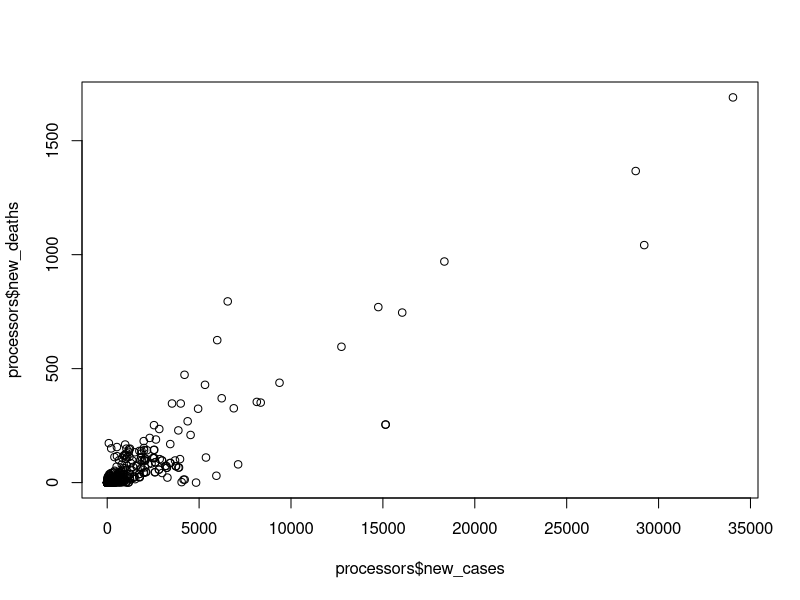
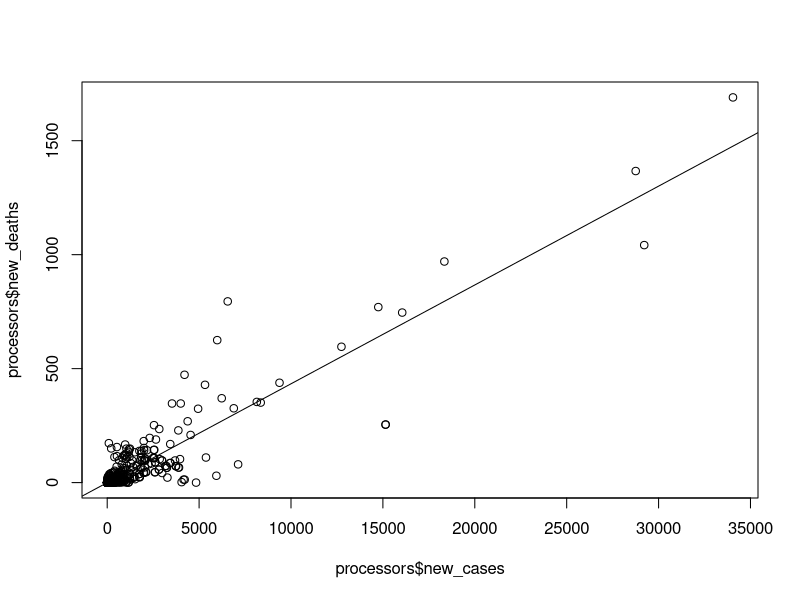
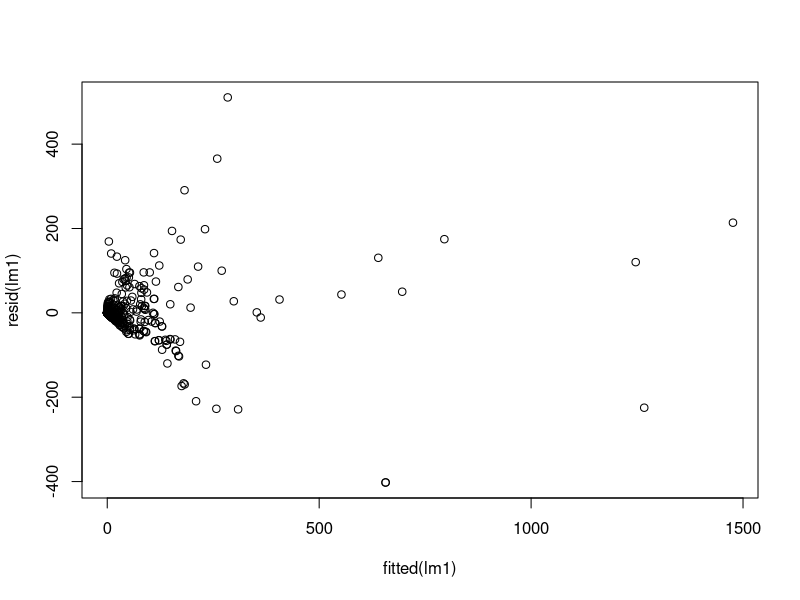
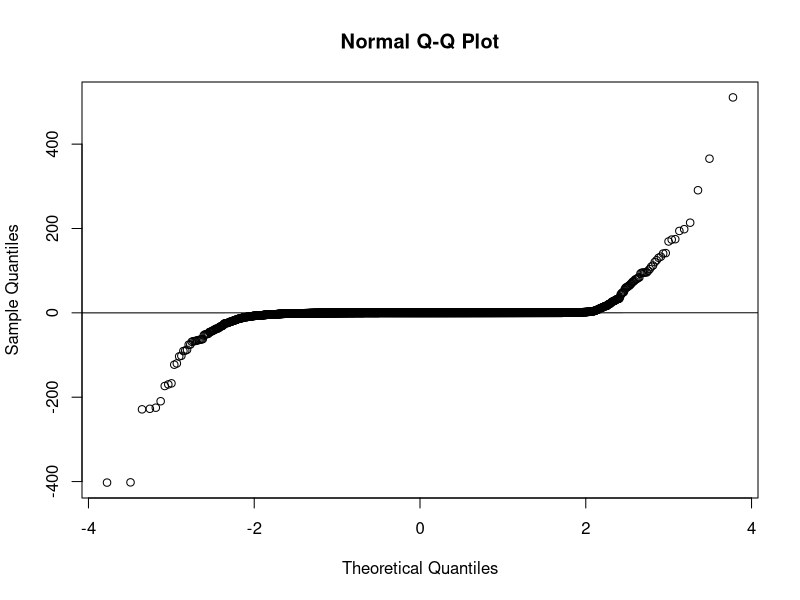

The R script that drew these images, in order:
## ---- chunk 1
knitr::opts_chunk$set(echo = TRUE)
## ---- chunk 2
processors <- read.csv("full_data.csv")
head(processors)

plot(processors$new_cases, processors$new_deaths)
## ---- chunk 3
lm1=lm(processors$new_deaths~processors$new_cases)

plot(processors$new_cases, processors$new_deaths)
abline(lm1)

summary(lm1)
## ---- chunk 4
plot(fitted(lm1),resid(lm1))

qqnorm(resid(lm1))
qqline(resid(lm1))

